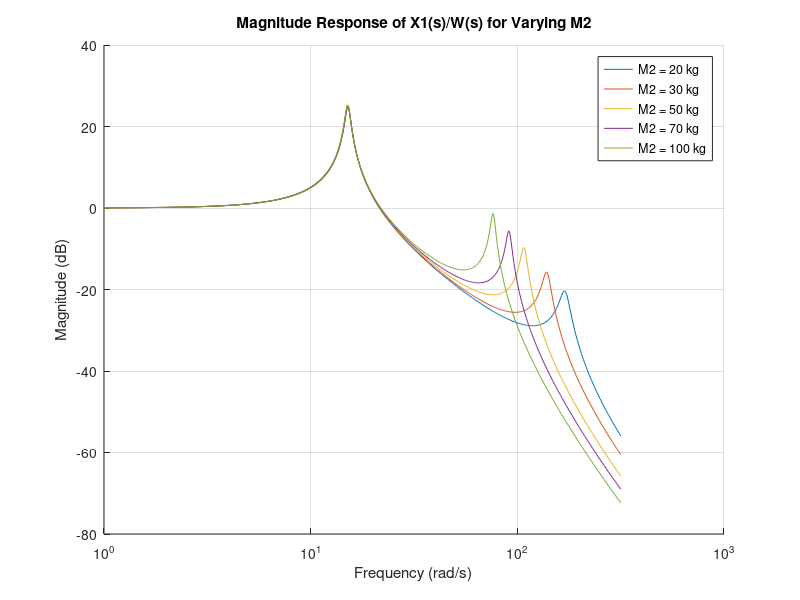

The MATLAB script that drew this image:
% Constants
M1 = 300;       % Sprung mass (kg)
K1 = 80000;     % Suspension spring (N/m)
K2 = 500000;    % Tire stiffness (N/m)
b1 = 350;       % Suspension damping (Ns/m)
b2 = 0;         % Tire damping (often assumed 0)

% Frequency range
w = logspace(0, 2.5, 500);  % rad/s

% Unsprung mass values to test
M2_vals = [20 30 50 70 100];

% Create figure
figure;
hold on; grid on;

for M2 = M2_vals
    % Numerator and Denominator in terms of jω
    s = 1i*w;

    % Transfer function: X1(s)/W(s)
    num = (b1*s + K1) .* (b2*s + K2);
    den = (M1*s.^2 + b1*s + K1) .* (M2*s.^2 + (b1 + b2)*s + (K1 + K2)) - (b1*s + K1).^2;

    H = num ./ den;

    % Plot magnitude in dB
    semilogx(w, 20*log10(abs(H)), 'DisplayName', ['M2 = ' num2str(M2) ' kg']);
end

xlabel('Frequency (rad/s)');
ylabel('Magnitude (dB)');
title('Magnitude Response of X1(s)/W(s) for Varying M2');
legend show;
